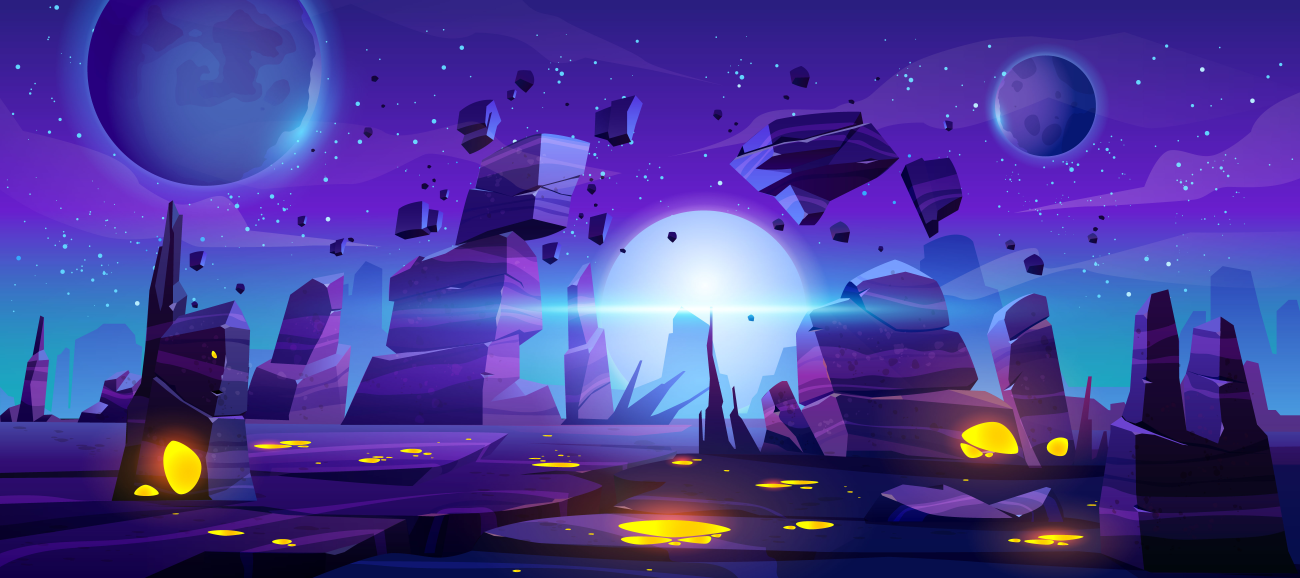
#> input picture game_1/1624.jpg, 6500 x 2889 px (shown at 1/5 size)
$ python image_manipulator.py
#> lines starting #> are read from the running program, lines starting #| are printed output that depends on the picture
from PIL import Image
import os


output_size = (1300, 720)

i = Image.open('1624.jpg')
#> i is the input picture: PIL image 6500x2889 RGB; mean R, G, B 71.9, 58.4, 149.1
i.thumbnail(output_size)
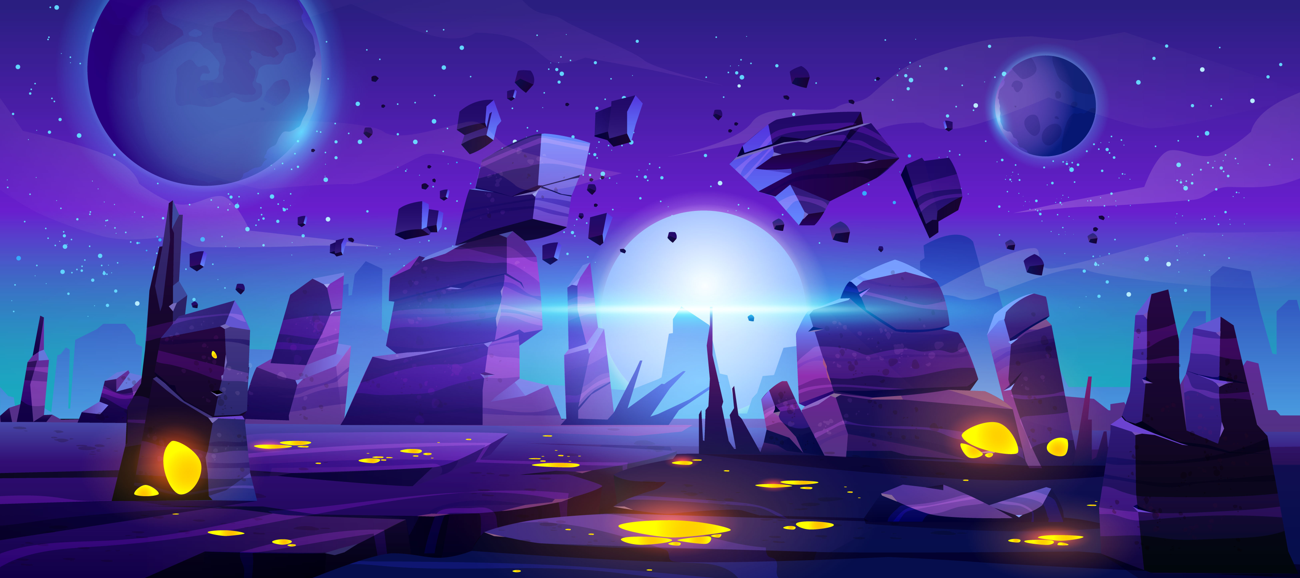
#> i: PIL image 1300x578 RGB; mean R, G, B 72, 58.4, 149.1
i.show()
i.save('background.png')
